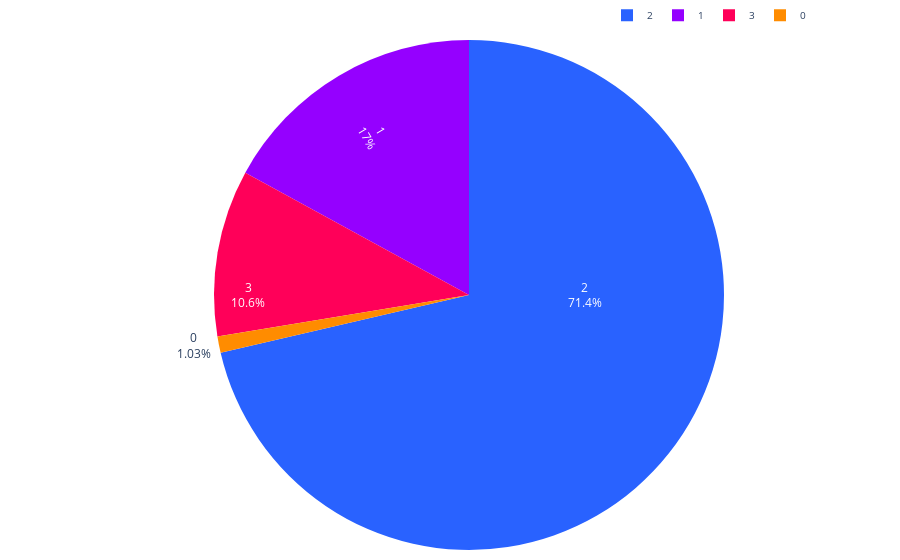

Notebook code cell kept with this figure:
### Code cell
colores = ['#2962ff', '#9500ff', '#ff0059', '#ff8c00', '#b4e600', '#2EC2A2','#E50CB6','#4225CF','#2CBA4D']

def graficar_tabla(data, age_column, title):
    # Contar la cantidad de registros por cada rango de edad
    age_counts = data[age_column].value_counts()
    
    fig = go.Figure(data=[go.Pie(
        labels=age_counts.index,
        values=age_counts,
        marker=dict(colors=colores),
        textinfo='label+percent',
        insidetextorientation='radial'
    )])
    
    fig.update_layout(    
        yaxis=dict(
            # title='Rango de Edad', 
            gridcolor='#dddcda', # Color de las líneas que dividen los rangos del eje Y
        ),
        legend=dict(
            font_size=10,
            orientation='h',  # Orientación horizontal de la leyenda
            yanchor='bottom',  # Anclar al borde inferior
            y=1.02,  # Colocar la leyenda justo debajo del gráfico
            xanchor='right',
            x=1
            ),
        
        plot_bgcolor='rgba(0,0,0,0)',  # Color de fondo del gráfico
        margin=dict(l=1, r=1, t=10, b=10) # Ajusta los márgenes (left, right, top, bottom)
    )    
    
    fig.show()
    return fig

# Suponiendo que ya tienes una lista de DataFrames llamada `dataframes_list`
fig1 = graficar_tabla(datos_grupos_edad_pachuca, 'edad_rango', '')

### Figure 1 — Plotly figure (JSON) as saved in the notebook; plotly's stock layout.template omitted (floating-point values rounded to 4 significant figures)
{"data": [{"insidetextorientation": "radial", "labels": [2, 1, 3, 0], "marker": {"colors": ["#2962ff", "#9500ff", "#ff0059", "#ff8c00", "#b4e600", "#2EC2A2", "#E50CB6", "#4225CF", "#2CBA4D"]}, "textinfo": "label+percent", "type": "pie", "values": [486, 116, 72, 7]}], "layout": {"legend": {"font": {"size": 10}, "orientation": "h", "x": 1, "xanchor": "right", "y": 1.02, "yanchor": "bottom"}, "margin": {"b": 10, "l": 1, "r": 1, "t": 10}, "plot_bgcolor": "rgba(0,0,0,0)", "yaxis": {"gridcolor": "#dddcda"}}}
